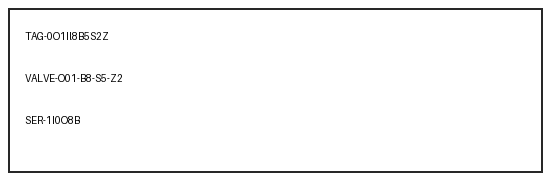
#> input picture eval/fixtures/ocr/ambiguous_serial_tag.png, 550 x 180 px
$ python -i ocr_ambiguous_variants.py   (imports and definitions only)
#> lines starting #> are read from the running program, lines starting #| are printed output that depends on the picture
"""Controlled OCR preprocessing experiment on the fixed synthetic serial-tag fixture."""

from __future__ import annotations

import base64
import io
import json
import time
from datetime import UTC, datetime
from pathlib import Path
from urllib.parse import urlsplit

import httpx
from PIL import Image, ImageEnhance, ImageOps

ROOT = Path(__file__).resolve().parents[2]
FIXTURE = ROOT / "eval" / "fixtures" / "ocr" / "ambiguous_serial_tag.png"
GROUND_TRUTH = ROOT / "eval" / "dataset" / "quantitative_ground_truth.json"
OUTPUT = Path(__file__).with_name("ocr_ambiguous_variants.json")
MODEL = "qwen3.5:4b"
SYSTEM = "You are an OCR engine. Output only the verbatim text found in the image. Do not explain, describe, or converse."
PROMPT = "Extract and transcribe all text from this image verbatim. Output ONLY the extracted text with no other words, no greetings, no descriptions."


def line_composite(image: Image.Image) -> Image.Image:
    """Find text row bands from dark pixels, crop them, and stack with whitespace."""
    gray = image.convert("L")
    pixels = gray.load()
    x0, x1 = 12, gray.width - 12
    y0, y1 = 12, gray.height - 12
    row_hits = [
        any(pixels[x, y] < 130 for x in range(x0, x1))
        for y in range(y0, y1)
    ]
    bands: list[tuple[int, int]] = []
    start: int | None = None
    last_hit: int | None = None
    for index, hit in enumerate(row_hits):
        absolute_y = y0 + index
        if hit:
            if start is None:
                start = absolute_y
            last_hit = absolute_y
        elif start is not None and last_hit is not None and absolute_y - last_hit > 2:
            if last_hit - start >= 2:
                bands.append((max(y0, start - 3), min(y1, last_hit + 4)))
            start = None
            last_hit = None
    if start is not None and last_hit is not None and last_hit - start >= 2:
        bands.append((max(y0, start - 3), min(y1, last_hit + 4)))

    crops: list[Image.Image] = []
    for top, bottom in bands:
        crop = gray.crop((x0, top, x1, bottom))
        bbox = ImageOps.invert(crop).point(lambda value: 255 if value > 125 else 0).getbbox()
        if bbox:
            crop = crop.crop((max(0, bbox[0] - 4), max(0, bbox[1] - 2), min(crop.width, bbox[2] + 4), min(crop.height, bbox[3] + 2)))
            crops.append(crop.resize((crop.width * 4, crop.height * 4), Image.Resampling.LANCZOS))

    if not crops:
        raise RuntimeError("Pixel-only line segmentation found no text bands")
    width = max(crop.width for crop in crops)
    spacer = Image.new("L", (width, 24), 255)
    height = sum(crop.height for crop in crops) + 24 * (len(crops) - 1)
    result = Image.new("L", (width, height), 255)
    cursor_y = 0
    for index, crop in enumerate(crops):
        result.paste(crop, (0, cursor_y))
        cursor_y += crop.height
        if index < len(crops) - 1:
            result.paste(spacer, (0, cursor_y))
            cursor_y += spacer.height
    return result


def variants(source: Image.Image) -> dict[str, Image.Image]:
    lanczos_2x = source.resize((source.width * 2, source.height * 2), Image.Resampling.LANCZOS)
    sharpened = ImageOps.autocontrast(source.convert("L"))
    sharpened = ImageEnhance.Sharpness(sharpened).enhance(2.0)
    return {
        "current_2x_lanczos": lanczos_2x,
        "4x_lanczos": source.resize((source.width * 4, source.height * 4), Image.Resampling.LANCZOS),
        "4x_nearest": source.resize((source.width * 4, source.height * 4), Image.Resampling.NEAREST),
        "autocontrast_sharp_2x": sharpened.resize((source.width * 2, source.height * 2), Image.Resampling.LANCZOS),
        "pixel_segmented_lines_4x": line_composite(source),
    }


# [68 lines left out: functions request_ocr, main, not called in this run]


# [2 lines not run here, left out]

>>> from PIL import Image
>>> picture = Image.open('../fixtures/ocr/ambiguous_serial_tag.png')
#> picture is the input picture: PIL image 550x180 RGB; min 3, max 255, mean 247.5
>>> result = variants(picture)
#> in variants, `lanczos_2x = source.resize((source.width * 2, source.height * 2), Imag..`:
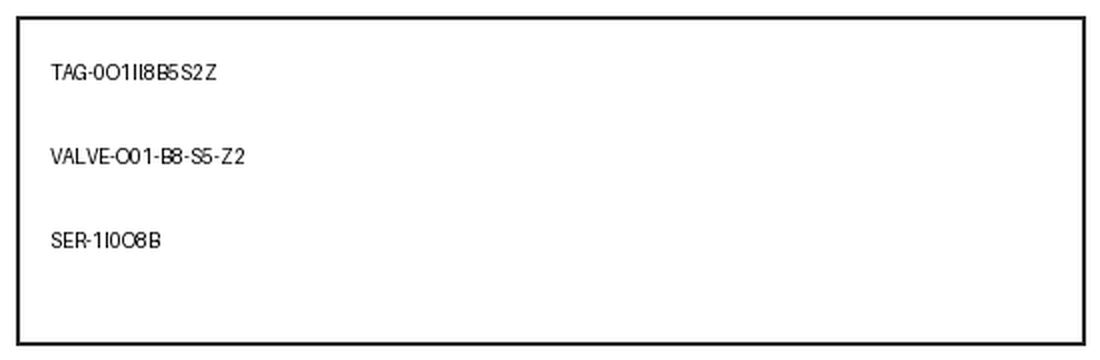
#> lanczos_2x: PIL image 1100x360 RGB; min 0, max 255, mean 246.9
#> in variants, `sharpened = ImageEnhance.Sharpness(sharpened).enhance(2.0)`:
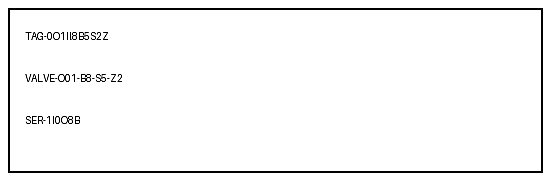
#> sharpened: PIL image 550x180 L; min 0, max 255, mean 246.2
#> in line_composite, `row_hits = [ any(pixels[x, y] < 130 for x in range(x0, x1)) for y in r..`: row_hits = 156 items, first 6: False, False, False, False, False, False
#> the loop in line_composite, `for index, hit in enumerate(row_hits):` made 156 passes
#> hit on passes 1 to 12: False, False, False, False, False, False, False, False, False, False, False, False
#> after the loop in line_composite, `for index, hit in enumerate(row_hits):`: bands = [(29, 43), (71, 85), (113, 127)]
#> the loop in line_composite, `for top, bottom in bands:` made 3 passes
#> (top, bottom, bbox) on passes 1 to 3: (29, 43, (14, 3, 96, 11)), (71, 85, (13, 3, 110, 11)), (113, 127, (14, 3, 68, 11))
#> after the loop in line_composite, `for top, bottom in bands:`: crops = 3 items
#> in line_composite, `width = max(crop.width for crop in crops)`: width = 420
#> in line_composite, `spacer = Image.new("L", (width, 24), 255)`: spacer: PIL image 420x24 L; every value is 255
#> in line_composite, `height = sum(crop.height for crop in crops) + 24 * (len(crops) - 1)`: height = 192
#> in line_composite, `result = Image.new("L", (width, height), 255)`: result: PIL image 420x192 L; every value is 255
#> the loop in line_composite, `for index, crop in enumerate(crops):` made 3 passes
#> cursor_y on passes 1 to 3: 72, 144, 192
#> after the loop in line_composite, `for index, crop in enumerate(crops):`:
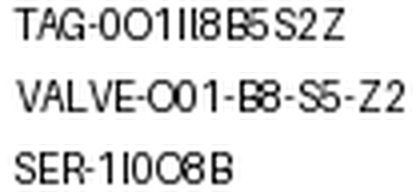
#> result: PIL image 420x192 L; min 0, max 255, mean 223.8
#> result = 5 items

$ run again, on eval/fixtures/ocr/clean_specification_plate.png
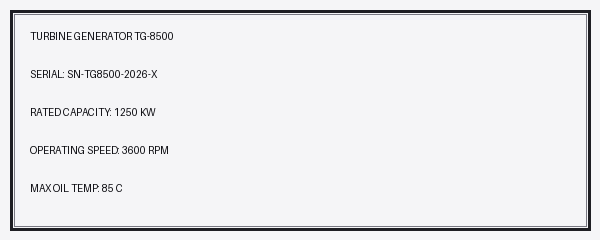
#> input picture eval/fixtures/ocr/clean_specification_plate.png, 600 x 240 px
#> picture is the input picture: PIL image 600x240 RGB; mean R, G, B 234.1, 234.1, 236.3
#> in variants, `sharpened = ImageEnhance.Sharpness(sharpened).enhance(2.0)`:
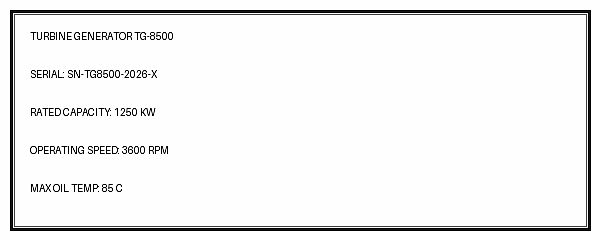
#> sharpened: PIL image 600x240 L; min 0, max 255, mean 240.7
#> row_hits = 216 items, first 6: True, True, True, True, True, True
#> the loop in line_composite, `for index, hit in enumerate(row_hits):` made 216 passes
#> start on pass 1: 12
#> after the loop in line_composite, `for index, hit in enumerate(row_hits):`: bands = []; start = 12
#> the loop in line_composite, `for top, bottom in bands:` made 1 pass
#> (top, bottom, bbox) on pass 1: (12, 228, (0, 0, 576, 216))
#> after the loop in line_composite, `for top, bottom in bands:`: crops = 1 item
#> width = 2304
#> spacer: PIL image 2304x24 L; every value is 255
#> height = 864
#> the loop in line_composite, `for index, crop in enumerate(crops):` made 1 pass
#> cursor_y on pass 1: 864
#> after the loop in line_composite, `for index, crop in enumerate(crops):`:
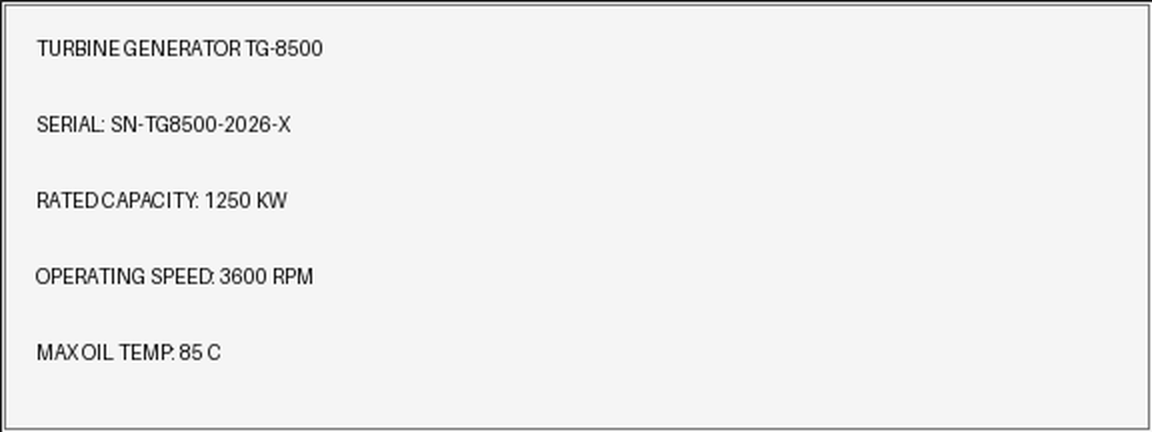
#> result: PIL image 2304x864 L (shown at 1/2 size); min 0, max 255, mean 239
#> `result = variants(picture)`: result = 5 items

$ run again, on eval/fixtures/ocr/table_pump_telemetry.png
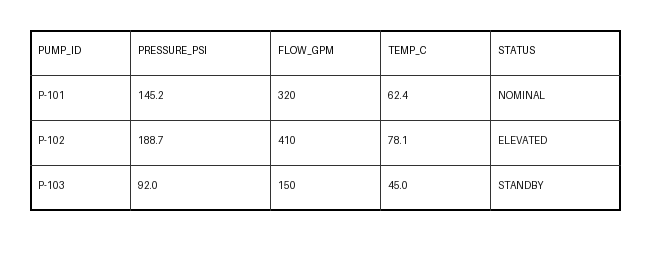
#> input picture eval/fixtures/ocr/table_pump_telemetry.png, 650 x 260 px
#> picture is the input picture: PIL image 650x260 RGB; min 0, max 255, mean 245.2
#> row_hits = 236 items, first 6: False, False, False, False, False, False
#> the loop in line_composite, `for index, hit in enumerate(row_hits):` made 236 passes
#> (hit, start) on pass 19: (True, 30)
#> after the loop in line_composite, `for index, hit in enumerate(row_hits):`: bands = [(27, 214)]
#> the loop in line_composite, `for top, bottom in bands:` made 1 pass
#> (top, bottom, bbox) on pass 1: (27, 214, (18, 3, 609, 184))
#> pass 1, in line_composite, `crop = crop.crop((max(0, bbox[0] - 4), max(0, bbox[1] - 2), min(crop.w..`:
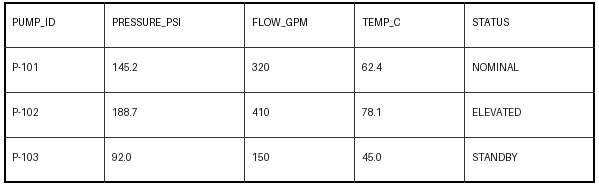
#> crop: PIL image 599x185 L; min 0, max 255, mean 240.1
#> after the loop in line_composite, `for top, bottom in bands:`: crops = 1 item
#> width = 2396
#> spacer: PIL image 2396x24 L; every value is 255
#> height = 740
#> the loop in line_composite, `for index, crop in enumerate(crops):` made 1 pass
#> cursor_y on pass 1: 740
#> after the loop in line_composite, `for index, crop in enumerate(crops):`:
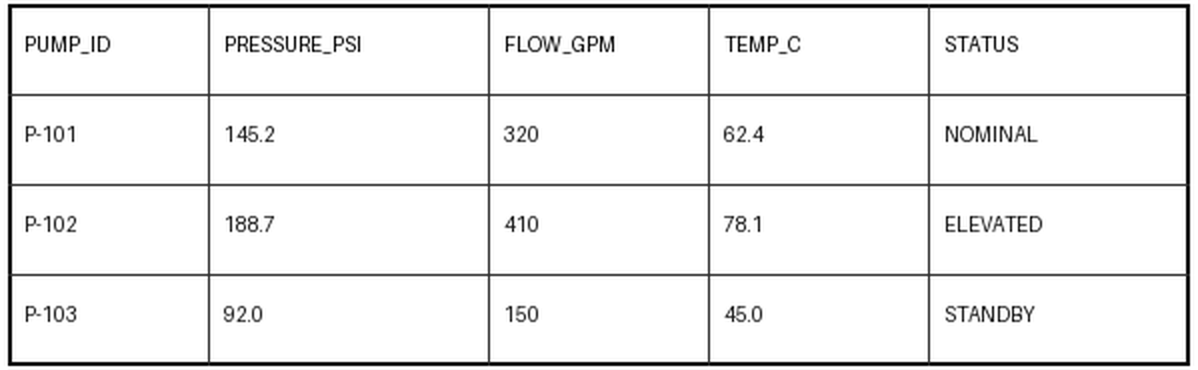
#> result: PIL image 2396x740 L (shown at 1/2 size); min 0, max 255, mean 238.9
#> `result = variants(picture)`: result = 5 items
